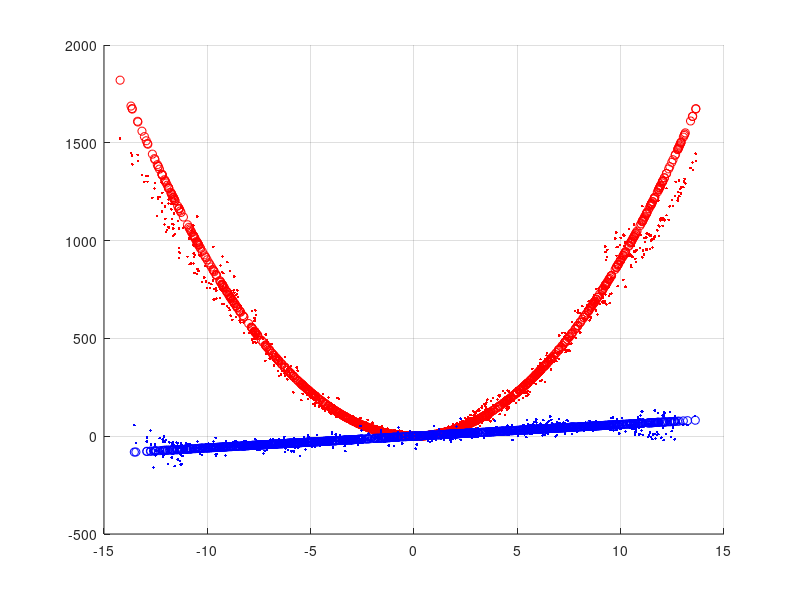

This chart was generated by the following MATLAB code:
%load('XYdata.mat'); 
%Yall = Yall(1:100:end,:); Yall = Yall(11:end,:);
%Y = Yall(:,3);

% test: artificial Y and X -----------------------------------------
%Ycoeffs = [20, 0, 10, -.01]; Ypowers = [1,1,1,1];
%Ycoeffs = [-.085, .00062]; Ypowers = [2, 4];
%Ycoeffs = [5, 5]; Ypowers = [2, 2];
%Ycoeffs = [20 -10 .01 -3 -15 .01]; Ypowers = [1, 3, 5, 3, 1, 1];
Ycoeffs = [3, 3]; Ypowers = [3, 2];
numvars = length(Ycoeffs);
x0 = 1:1000; X = zeros(1000,numvars);
for var = 1:numvars
    X(:,var) = rand*sin(rand*x0 + rand) + 10*rand*sin(rand*x0 + rand) ...
        + rand*sin(10*rand*x0 + rand) + 10*rand*sin(10*rand*x0 + rand);
end
Y = zeros(length(X),1); 
for var = 1:numvars
    Y = Y + Ycoeffs(var)*X(:,var).^Ypowers(var);
end
% end test ----------------------------------------------------------

%%
[m,n] = size(X);

% weight by variance of each variable 
SD = std(X);
%X = X.*(SD/max(SD));

%{
IdxSort = zeros(size(X)); IdxUnsort = zeros(size(X));
Xsorted = zeros(size(X)); Ysorted = zeros(size(X));
dXsort = zeros(size(Xsorted)); dYsort = zeros(size(Ysorted));

for var = 1:n
    [Xsorted(:,var), IdxSort(:,var)] = sort(X(:,var));
    Ysorted(:,var) = Y(IdxSort(:,var));
    [~, IdxUnsort(:,var)] = sort(IdxSort(:,var));
    
    dXsort(:,var) = gradient(Xsorted(:,var)); 
    dYsort(:,var) = gradient(Ysorted(:,var));
end

%dXsort = Xsorted(2:end,:) - Xsorted(1:(end-1),:); dXsort = [dXsort(1,:); dXsort];
%dYsort = Ysorted(2:end,:) - Ysorted(1:(end-1),:); dYsort = [dYsort(1,:); dYsort];

%dYdXsort = dYsort./dXsort; 
%dYdXsort(isinf(dYdXsort)) = 0;
dX = zeros(size(dXsort)); dY = zeros(size(dYsort));

for var = 1:n
    dX(:,var) = dXsort(IdxUnsort(:,var),var);
    dY(:,var) = dYsort(IdxUnsort(:,var),var);
end

A = cell(n,n); 
for i = 1:n
    for j = 1:n
        A{i,j} = diag( dX(IdxSort(:,i), j) );
    end
end
A = cell2mat(A); 

Aint = cell(n,n);
for i = 1:n
    for j = 1:n
        Aint{i,j} = (i==j)*dX(IdxSort(:,i), j)';
    end
end
Aint = cell2mat(Aint);
Aint = [Aint, (Ysorted(end,:) - Ysorted(1,:))']; % integral condition 

A = [A, dYsort(:)];
A = [A; Aint];
nu = null(A);
size(nu)
%figure; plot(n)
B = rref(A);

dYdXsort = zeros(size(dYsort)); 
dYdXsort(:) = B(1:(end-n),end);
dYdX = zeros(size(dYdXsort));
for var = 1:n
    dYdX(:,var) = dYdXsort(IdxUnsort(:,var),var);
end
%}
Xdisp = permute(X, [1 3 2]) - permute(X, [3 1 2]);
Xdist = sqrt(sum(Xdisp.^2, 3));
epsilon = mean(Xdist(:)) - 1.5*std(Xdist(:))
targetIdx = (Xdist <= epsilon) & Xdist;
[source, target] = find(targetIdx); numpts = sum(targetIdx,2);
sparsity = sum(numpts < n)/length(numpts)
[srcSort, srcSortIdx] = sort(source); targetSort = target(srcSortIdx);

dYdX = zeros(size(X));
for t = 1:m
    if numpts(t) >= n
        dX_t = X(targetIdx(t,:)',:) - X(t,:);
        dY_t = Y(targetIdx(t,:)') - Y(t);
        dYdX_t = dX_t\dY_t;
        dYdX(t,:) = dYdX_t';
    else
        dYdX(t,:) = NaN; % leave a NaN hole where there aren't enough close points to estimate gradient
    end
end

% fill in NaN holes with surrounding data 
IdxSort = zeros(size(X)); IdxUnsort = zeros(size(X));
Xsorted = zeros(size(X)); 
dYdXsorted = zeros(size(dYdX));
for var = 1:n
    [Xsorted(:,var), IdxSort(:,var)] = sort(X(:,var));
    [~, IdxUnsort(:,var)] = sort(IdxSort(:,var));
    dYdXsorted(:,var) = dYdX(IdxSort(:,var),var);
end
dYdXsorted(isnan(dYdXsorted)) = 0;

sigma = 20; 
% Determine filter length
filterExtent = ceil(4*sigma);
t = -filterExtent:filterExtent;
% Create 1-D Gaussian Kernel
c = 1/(sqrt(2*pi)*sigma);
gaussKernel = c * exp(-(t.^2)/(2*sigma^2));
% Normalize to ensure kernel sums to one
gaussKernel = gaussKernel/sum(gaussKernel);
dYdXsorted = imfilter(dYdXsorted, gaussKernel', 'conv', 'replicate');

dYdXfilt = zeros(size(dYdX));
for var = 1:n
    dYdXfilt(:,var) = dYdXsorted(IdxUnsort(:,var),var);
end
nanIdx = isnan(dYdX); 
dYdX(nanIdx) = dYdXfilt(nanIdx);

% test: overwrite dYdX ------------------------------------
for var = 1:n
    dYdX_act(:,var) = Ycoeffs(var)*Ypowers(var)*X(:,var).^(Ypowers(var)-1);
end

%%{
figure; hold on; grid on; 
colr = 'rbmgcy';
for var = 1:n
    plot(X(:,var), dYdX(:,var), ['.' colr(var)]); 
    plot(X(:,var), dYdX_act(:,var), ['o' colr(var)]); 
    plot(X((numpts < n),var), dYdX((numpts < n),var), ['s' colr(var)]);
end
%}
% end test ------------------------------------------------

%%
%{
wstart = (SD/norm(SD))';
%stepsize = 1e-18;
stepsize = 1e-5;
w = wstart;
gwmags = zeros(1,1000); 
wangles = zeros(size(gwmags));
for i = 1:length(gwmags)
    gw = getgrad(w, dYdX);
    w = w + stepsize*gw; 
    w = w/norm(w);
    gwmags(i) = norm(gw);
    wangles(i) = wstart'*w;
end
%%{
[w (Ycoeffs/norm(Ycoeffs))']
wangles = acos(wangles);
figure; 
subplot(2,1,1); plot(gwmags); ylabel('grad mag'); xlabel('steps'); grid on;
subplot(2,1,2); plot(wangles); ylabel('w direction change'); xlabel('steps'); grid on;
%%}

%%{
figure; 
subplot(2,1,1); plot(X*w, 'LineWidth', 2); grid on; ylabel('X'); xlabel('time');  
hold on; plot(X);
subplot(2,1,2); plot(Y); grid on; ylabel('Y'); xlabel('time');
%%}

figure; plot(X*w, Y, '*'); grid on; xlabel('X'); ylabel('Y'); 
hold on; 
for var = 1:n
    plot(X(:,var), Y, '.');
end

% compare with PCA -----------------------------------------
[C,S] = pca(X); 
figure; plot(S(:,1), Y, '*'); grid on; xlabel('X'); ylabel('Y'); 
hold on; 
for var = 1:n
    plot(X(:,var), Y, '.');
end
title('first PC')
% ----------------------------------------------------------

function grad = getgrad(w, dydx)

dotp = dydx*w; 
integrd = dotp.*dydx; 
grad = (2*sum(integrd))';

end

%}